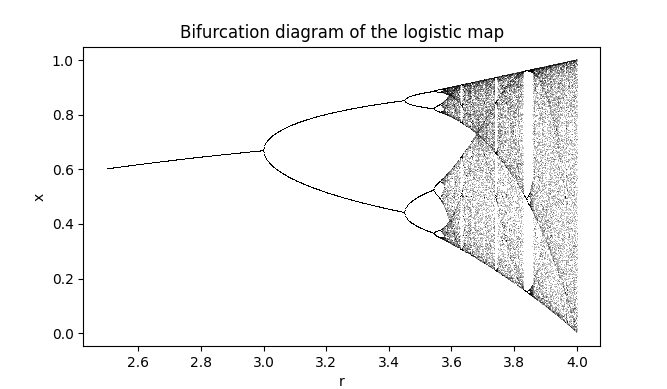

Reproduce this figure in Python.
# Let's create a simple demonstration of a nonlinear system. One classic example is the logistic map, 
# a nonlinear recurrence relation that demonstrates how complex, chaotic behaviour can arise from very simple non-linear dynamical equations.

import matplotlib.pyplot as plt
import numpy as np

# Logistic map function
def logistic_map(r, x):
    return r * x * (1 - x)

# Setup parameters
r_values = np.linspace(2.5, 4.0, 1000)  # Range of the parameter r
iterations = 1000  # Number of iterations
last = 100  # Number of last points to plot to illustrate convergence

# Iterate and plot
x = 1e-5 * np.ones(len(r_values))  # Initial condition
plt.figure(figsize=(10, 6))

for _ in range(iterations):
    x = logistic_map(r_values, x)
    # We display only the last iterations to show the attractors
    if _ > (iterations - last):
        plt.plot(r_values, x, ',k', alpha=0.25)

plt.title("Bifurcation diagram of the logistic map")
plt.xlabel("r")
plt.ylabel("x")
plt.show()
